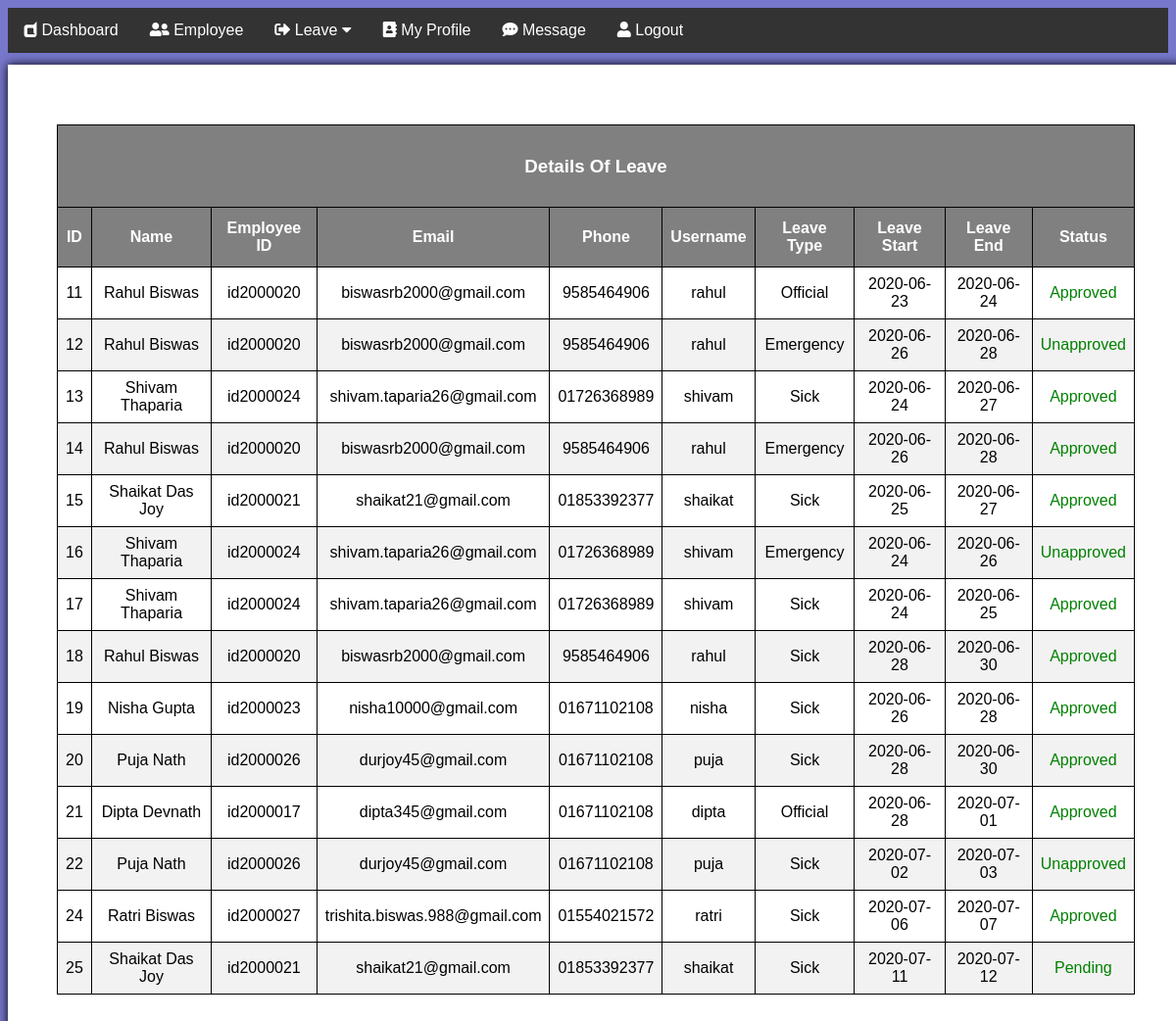
Page /employee/viewleaveonly.php on the committed database.
### tables this page shows
CREATE TABLE `apply` (
  `id` int(120) NOT NULL,
  `name` varchar(120) NOT NULL,
  `emp` varchar(120) NOT NULL,
  `email` varchar(120) NOT NULL,
  `phn` varchar(120) NOT NULL,
  `username` varchar(120) NOT NULL,
  `type` varchar(120) NOT NULL,
  `start` date NOT NULL DEFAULT current_timestamp(),
  `end` date NOT NULL,
  `status` varchar(120) NOT NULL
);

### employee/viewleaveonly.php (the view, shortened to what this page needs)
<!DOCTYPE html>
<html>
<link rel="stylesheet" href="https://cdnjs.cloudflare.com/ajax/libs/font-awesome/5.12.1/css/all.min.css">
<link href="style.css" rel="stylesheet" type="text/css">
<head>
</head>
<body>
<div class="navbar" id="mynavbar">
  <a href="../dashboard.php"><i class="fab fa-dashcube"></i> Dashboard</a>
  <a href="../add.php"><i class="fas fa-user-friends"></i> Employee</a>
  <div class="dropdown">
    <button class="dropbtn"><i class="fas fa-sign-out-alt"></i> Leave
      <i class="fa fa-caret-down"></i>
    </button>
  </div>
  <a href="../profile.php"><i class="fas fa-address-book"></i> My Profile</a>
  <a href="../msg.php"><i class="fas fa-comment-dots"></i>  Message</a>
  <a href="../logout.php"> <i class="fas fa-user"></i>  Logout</a>
</div>
<div class="box">
<form method="GET">
    <table id="customers">
    <tr>
    <th style='text-align:center' colspan="13" ><h3>Details Of Leave</h3></th>
    </tr>
  <tr>
    <th style='text-align:center'>ID</th>
    <th style='text-align:center'>Name</th>
    <th style='text-align:center'>Employee ID</th>
    <th style='text-align:center'>Email</th>
    <th style='text-align:center'>Phone</th>
    <th style='text-align:center'>Username</th>
    <th style='text-align:center'>Leave Type</th>
    <th style='text-align:center'>Leave Start</th>
    <th style='text-align:center'>Leave End</th>
    <th style='text-align:center'>Status</th>
  </tr>
  <?php
$connection = mysqli_connect("localhost","root","");
 $q = "select * from apply  ";
 $query = mysqli_query($connection,$q);
 $total = mysqli_num_rows($query );
 if($total!=0)
 {
  while($result = mysqli_fetch_assoc($query))
  {
      echo"
      <tr>
      <td style='text-align:center'>" .$result['id']. "</td>
      <td style='text-align:center'>" .$result['name']. "</td>
      <td style='text-align:center'>" .$result['emp']. "</td>
      <td style='text-align:center'>" .$result['email']. "</td>
      <td style='text-align:center'>" .$result['phn']. "</td>
      <td style='text-align:center'>" .$result['username']. "</td>
      <td style='text-align:center'>" .$result['type']. "</td>
      <td style='text-align:center'>" .$result['start']. "</td>
      <td style='text-align:center'>" .$result['end']. "</td>
      <td style='text-align:center;color:green'>" .$result['status']. "</td>
     </tr>
      ";
  }
 }
else
{
  echo " No records Found";
}
?>
</table>
</form>
  </div>
</body>
</html>

### employee/style.css (style rules this page uses)
body { font-family: Arial, Helvetica, sans-serif; background-color:#77c; }
.navbar { overflow: hidden; background-color: #333; }
.navbar a { float: left; font-size: 16px; color: white; text-align: center; padding: 14px 16px; text-decoration: none; }
.dropdown { float: left; overflow: hidden; }
.dropdown .dropbtn { font-size: 16px; border: none; outline: none; color: white; padding: 14px 16px; background-color: inherit; font-family: inherit; margin: 0; }

### employee/viewleaveonly.php (style rules this page uses)
#customers { font-family: "Trebuchet MS", Arial, Helvetica, sans-serif; border-collapse: collapse; width: 100%; margin-top: 1%; }
#customers td, #customers th { border: 1px solid black; padding: 8px; }
#customers tr:nth-child(even) { background-color: #f2f2f2; }
#customers th { padding-top: 12px; padding-bottom: 12px; text-align: left; background-color: grey; color: white; }
.box { width:1100px; padding: 50px; background: white; margin: 150px auto; box-shadow: 0 0 10px; margin-top: 1%; margin-bottom: 1%; }

### rows in the picture
apply: id "11", name "Rahul Biswas", emp "id2000020", email "biswasrb2000@gmail.com", phn "9585464906", username "rahul", type "Official", start "2020-06-23", end "2020-06-24", status "Approved"
apply: id "12", name "Rahul Biswas", emp "id2000020", email "biswasrb2000@gmail.com", phn "9585464906", username "rahul", type "Emergency", start "2020-06-26", end "2020-06-28", status "Unapproved"
apply: id "13", name "Shivam Thaparia", emp "id2000024", email "shivam.taparia26@gmail.com", phn "01726368989", username "shivam", type "Sick", start "2020-06-24", end "2020-06-27", status "Approved"
apply: id "14", name "Rahul Biswas", emp "id2000020", email "biswasrb2000@gmail.com", phn "9585464906", username "rahul", type "Emergency", start "2020-06-26", end "2020-06-28", status "Approved"
apply: id "15", name "Shaikat Das Joy", emp "id2000021", email "shaikat21@gmail.com", phn "01853392377", username "shaikat", type "Sick", start "2020-06-25", end "2020-06-27", status "Approved"
apply: id "16", name "Shivam Thaparia", emp "id2000024", email "shivam.taparia26@gmail.com", phn "01726368989", username "shivam", type "Emergency", start "2020-06-24", end "2020-06-26", status "Unapproved"
apply: id "17", name "Shivam Thaparia", emp "id2000024", email "shivam.taparia26@gmail.com", phn "01726368989", username "shivam", type "Sick", start "2020-06-24", end "2020-06-25", status "Approved"
apply: id "18", name "Rahul Biswas", emp "id2000020", email "biswasrb2000@gmail.com", phn "9585464906", username "rahul", type "Sick", start "2020-06-28", end "2020-06-30", status "Approved"
apply: id "19", name "Nisha Gupta", emp "id2000023", email "nisha10000@gmail.com", phn "01671102108", username "nisha", type "Sick", start "2020-06-26", end "2020-06-28", status "Approved"
apply: id "20", name "Puja Nath", emp "id2000026", email "durjoy45@gmail.com", phn "01671102108", username "puja", type "Sick", start "2020-06-28", end "2020-06-30", status "Approved"
apply: id "21", name "Dipta Devnath", emp "id2000017", email "dipta345@gmail.com", phn "01671102108", username "dipta", type "Official", start "2020-06-28", end "2020-07-01", status "Approved"
apply: id "22", name "Puja Nath", emp "id2000026", email "durjoy45@gmail.com", phn "01671102108", username "puja", type "Sick", start "2020-07-02", end "2020-07-03", status "Unapproved"
apply: id "24", name "Ratri Biswas", emp "id2000027", email "trishita.biswas.988@gmail.com", phn "01554021572", username "ratri", type "Sick", start "2020-07-06", end "2020-07-07", status "Approved"
apply: id "25", name "Shaikat Das Joy", emp "id2000021", email "shaikat21@gmail.com", phn "01853392377", username "shaikat", type "Sick", start "2020-07-11", end "2020-07-12", status "Pending"
